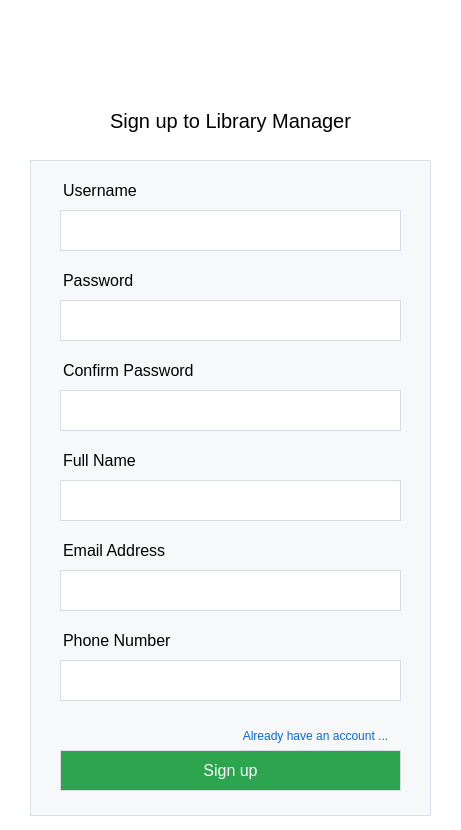
<?xml version="1.0" encoding="UTF-8"?>
<ui version="4.0">
 <class>SignUpWindow</class>
 <widget class="QDialog" name="SignUpWindow">
  <property name="geometry">
   <rect>
    <x>0</x>
    <y>0</y>
    <width>461</width>
    <height>830</height>
   </rect>
  </property>
  <property name="windowTitle">
   <string>Dialog</string>
  </property>
  <property name="styleSheet">
   <string notr="true">background-color:#FFFFFF</string>
  </property>
  <widget class="QLabel" name="label_4">
   <property name="geometry">
    <rect>
     <x>63</x>
     <y>360</y>
     <width>161</width>
     <height>21</height>
    </rect>
   </property>
   <property name="font">
    <font>
     <family>Segoe UI</family>
     <pointsize>12</pointsize>
    </font>
   </property>
   <property name="styleSheet">
    <string notr="true">background-color:#F6F8FA</string>
   </property>
   <property name="text">
    <string>Confirm Password</string>
   </property>
  </widget>
  <widget class="QLabel" name="label_5">
   <property name="geometry">
    <rect>
     <x>63</x>
     <y>450</y>
     <width>161</width>
     <height>21</height>
    </rect>
   </property>
   <property name="font">
    <font>
     <family>Segoe UI</family>
     <pointsize>12</pointsize>
    </font>
   </property>
   <property name="styleSheet">
    <string notr="true">background-color:#F6F8FA</string>
   </property>
   <property name="text">
    <string>Full Name</string>
   </property>
  </widget>
  <widget class="QLineEdit" name="lineEdit_phone">
   <property name="geometry">
    <rect>
     <x>60</x>
     <y>660</y>
     <width>341</width>
     <height>41</height>
    </rect>
   </property>
   <property name="font">
    <font>
     <family>Segoe UI</family>
    </font>
   </property>
   <property name="statusTip">
    <string>Enter your phone number</string>
   </property>
   <property name="styleSheet">
    <string notr="true">border-radius:0.4em;border :1px solid #D7DDE3;</string>
   </property>
   <property name="clearButtonEnabled">
    <bool>true</bool>
   </property>
  </widget>
  <widget class="QLineEdit" name="lineEdit_password_2">
   <property name="geometry">
    <rect>
     <x>60</x>
     <y>390</y>
     <width>341</width>
     <height>41</height>
    </rect>
   </property>
   <property name="font">
    <font>
     <family>Segoe UI</family>
    </font>
   </property>
   <property name="statusTip">
    <string>Confirm the password</string>
   </property>
   <property name="styleSheet">
    <string notr="true">border-radius:0.4em;border :1px solid #D7DDE3;</string>
   </property>
   <property name="echoMode">
    <enum>QLineEdit::Password</enum>
   </property>
   <property name="clearButtonEnabled">
    <bool>true</bool>
   </property>
  </widget>
  <widget class="QLabel" name="label_logo">
   <property name="geometry">
    <rect>
     <x>20</x>
     <y>10</y>
     <width>421</width>
     <height>91</height>
    </rect>
   </property>
   <property name="font">
    <font>
     <family>Segoe UI</family>
     <pointsize>15</pointsize>
    </font>
   </property>
   <property name="text">
    <string/>
   </property>
   <property name="alignment">
    <set>Qt::AlignCenter</set>
   </property>
  </widget>
  <widget class="QLineEdit" name="lineEdit_password">
   <property name="geometry">
    <rect>
     <x>60</x>
     <y>300</y>
     <width>341</width>
     <height>41</height>
    </rect>
   </property>
   <property name="font">
    <font>
     <family>Segoe UI</family>
    </font>
   </property>
   <property name="statusTip">
    <string>Enter a password</string>
   </property>
   <property name="styleSheet">
    <string notr="true">border-radius:0.4em;border :1px solid #D7DDE3;</string>
   </property>
   <property name="echoMode">
    <enum>QLineEdit::Password</enum>
   </property>
   <property name="clearButtonEnabled">
    <bool>true</bool>
   </property>
  </widget>
  <widget class="QLineEdit" name="lineEdit_username">
   <property name="geometry">
    <rect>
     <x>60</x>
     <y>210</y>
     <width>341</width>
     <height>41</height>
    </rect>
   </property>
   <property name="font">
    <font>
     <family>Segoe UI</family>
    </font>
   </property>
   <property name="statusTip">
    <string>Enter your username</string>
   </property>
   <property name="styleSheet">
    <string notr="true">border-radius:0.4em;border :1px solid #D7DDE3;</string>
   </property>
   <property name="text">
    <string/>
   </property>
   <property name="clearButtonEnabled">
    <bool>true</bool>
   </property>
  </widget>
  <widget class="QLabel" name="label_2">
   <property name="geometry">
    <rect>
     <x>63</x>
     <y>270</y>
     <width>151</width>
     <height>21</height>
    </rect>
   </property>
   <property name="font">
    <font>
     <family>Segoe UI</family>
     <pointsize>12</pointsize>
    </font>
   </property>
   <property name="styleSheet">
    <string notr="true">background-color:#F6F8FA</string>
   </property>
   <property name="text">
    <string>Password</string>
   </property>
  </widget>
  <widget class="QFrame" name="frame">
   <property name="geometry">
    <rect>
     <x>30</x>
     <y>160</y>
     <width>401</width>
     <height>656</height>
    </rect>
   </property>
   <property name="font">
    <font>
     <family>Segoe UI</family>
    </font>
   </property>
   <property name="styleSheet">
    <string notr="true">background-color:#F6F8FA;border-radius:0.7em;border :1px solid #D9DFE5;</string>
   </property>
   <property name="frameShape">
    <enum>QFrame::Panel</enum>
   </property>
   <property name="frameShadow">
    <enum>QFrame::Plain</enum>
   </property>
   <property name="lineWidth">
    <number>2</number>
   </property>
   <property name="midLineWidth">
    <number>4</number>
   </property>
   <widget class="QPushButton" name="pushButton_Signup">
    <property name="geometry">
     <rect>
      <x>30</x>
      <y>590</y>
      <width>341</width>
      <height>41</height>
     </rect>
    </property>
    <property name="font">
     <font>
      <family>Segoe UI</family>
      <pointsize>12</pointsize>
     </font>
    </property>
    <property name="cursor">
     <cursorShape>PointingHandCursor</cursorShape>
    </property>
    <property name="statusTip">
     <string>Click to sign up ...</string>
    </property>
    <property name="styleSheet">
     <string notr="true">border-radius:0.4em;border :1px solid #D7DDE3;background-color:#2DA44E;color:white</string>
    </property>
    <property name="text">
     <string>Sign up</string>
    </property>
    <property name="autoDefault">
     <bool>false</bool>
    </property>
   </widget>
  </widget>
  <widget class="QLabel" name="label">
   <property name="geometry">
    <rect>
     <x>63</x>
     <y>180</y>
     <width>241</width>
     <height>21</height>
    </rect>
   </property>
   <property name="font">
    <font>
     <family>Segoe UI</family>
     <pointsize>12</pointsize>
    </font>
   </property>
   <property name="styleSheet">
    <string notr="true">background-color:#F6F8FA</string>
   </property>
   <property name="text">
    <string>Username</string>
   </property>
  </widget>
  <widget class="QLabel" name="label_error">
   <property name="geometry">
    <rect>
     <x>60</x>
     <y>707</y>
     <width>341</width>
     <height>21</height>
    </rect>
   </property>
   <property name="font">
    <font>
     <family>Segoe UI</family>
     <pointsize>10</pointsize>
    </font>
   </property>
   <property name="styleSheet">
    <string notr="true">background-color:#F6F8FA;color:red</string>
   </property>
   <property name="text">
    <string/>
   </property>
  </widget>
  <widget class="QLabel" name="label_7">
   <property name="geometry">
    <rect>
     <x>63</x>
     <y>630</y>
     <width>161</width>
     <height>21</height>
    </rect>
   </property>
   <property name="font">
    <font>
     <family>Segoe UI</family>
     <pointsize>12</pointsize>
    </font>
   </property>
   <property name="styleSheet">
    <string notr="true">background-color:#F6F8FA</string>
   </property>
   <property name="text">
    <string>Phone Number</string>
   </property>
  </widget>
  <widget class="QLineEdit" name="lineEdit_email">
   <property name="geometry">
    <rect>
     <x>60</x>
     <y>570</y>
     <width>341</width>
     <height>41</height>
    </rect>
   </property>
   <property name="font">
    <font>
     <family>Segoe UI</family>
    </font>
   </property>
   <property name="statusTip">
    <string>Enter your email address</string>
   </property>
   <property name="styleSheet">
    <string notr="true">border-radius:0.4em;border :1px solid #D7DDE3;</string>
   </property>
   <property name="clearButtonEnabled">
    <bool>true</bool>
   </property>
  </widget>
  <widget class="QLabel" name="label_6">
   <property name="geometry">
    <rect>
     <x>63</x>
     <y>540</y>
     <width>161</width>
     <height>21</height>
    </rect>
   </property>
   <property name="font">
    <font>
     <family>Segoe UI</family>
     <pointsize>12</pointsize>
    </font>
   </property>
   <property name="styleSheet">
    <string notr="true">background-color:#F6F8FA</string>
   </property>
   <property name="text">
    <string>Email Address</string>
   </property>
  </widget>
  <widget class="QLabel" name="label_3">
   <property name="geometry">
    <rect>
     <x>20</x>
     <y>100</y>
     <width>421</width>
     <height>41</height>
    </rect>
   </property>
   <property name="font">
    <font>
     <family>Segoe UI</family>
     <pointsize>15</pointsize>
    </font>
   </property>
   <property name="text">
    <string>Sign up to Library Manager</string>
   </property>
   <property name="alignment">
    <set>Qt::AlignCenter</set>
   </property>
  </widget>
  <widget class="QLineEdit" name="lineEdit_full_name">
   <property name="geometry">
    <rect>
     <x>60</x>
     <y>480</y>
     <width>341</width>
     <height>41</height>
    </rect>
   </property>
   <property name="font">
    <font>
     <family>Segoe UI</family>
    </font>
   </property>
   <property name="statusTip">
    <string>Enter your full name</string>
   </property>
   <property name="styleSheet">
    <string notr="true">border-radius:0.4em;border :1px solid #D7DDE3;</string>
   </property>
   <property name="clearButtonEnabled">
    <bool>true</bool>
   </property>
  </widget>
  <widget class="QPushButton" name="pushButton_signin">
   <property name="geometry">
    <rect>
     <x>230</x>
     <y>720</y>
     <width>171</width>
     <height>31</height>
    </rect>
   </property>
   <property name="font">
    <font>
     <family>Segoe UI</family>
     <pointsize>9</pointsize>
    </font>
   </property>
   <property name="cursor">
    <cursorShape>PointingHandCursor</cursorShape>
   </property>
   <property name="statusTip">
    <string>Click to sign in ...</string>
   </property>
   <property name="styleSheet">
    <string notr="true">color:#0969DA</string>
   </property>
   <property name="text">
    <string>Already have an account ...</string>
   </property>
   <property name="flat">
    <bool>true</bool>
   </property>
  </widget>
  <zorder>frame</zorder>
  <zorder>label_4</zorder>
  <zorder>label_5</zorder>
  <zorder>lineEdit_phone</zorder>
  <zorder>lineEdit_password_2</zorder>
  <zorder>label_logo</zorder>
  <zorder>lineEdit_password</zorder>
  <zorder>lineEdit_username</zorder>
  <zorder>label_2</zorder>
  <zorder>label</zorder>
  <zorder>label_error</zorder>
  <zorder>label_7</zorder>
  <zorder>lineEdit_email</zorder>
  <zorder>label_6</zorder>
  <zorder>label_3</zorder>
  <zorder>lineEdit_full_name</zorder>
  <zorder>pushButton_signin</zorder>
 </widget>
 <tabstops>
  <tabstop>lineEdit_username</tabstop>
  <tabstop>lineEdit_password</tabstop>
  <tabstop>lineEdit_password_2</tabstop>
  <tabstop>lineEdit_full_name</tabstop>
  <tabstop>lineEdit_email</tabstop>
  <tabstop>lineEdit_phone</tabstop>
  <tabstop>pushButton_signin</tabstop>
  <tabstop>pushButton_Signup</tabstop>
 </tabstops>
 <resources/>
 <connections>
  <connection>
   <sender>pushButton_signin</sender>
   <signal>clicked()</signal>
   <receiver>SignUpWindow</receiver>
   <slot>close()</slot>
   <hints>
    <hint type="sourcelabel">
     <x>315</x>
     <y>735</y>
    </hint>
    <hint type="destinationlabel">
     <x>230</x>
     <y>414</y>
    </hint>
   </hints>
  </connection>
 </connections>
</ui>
